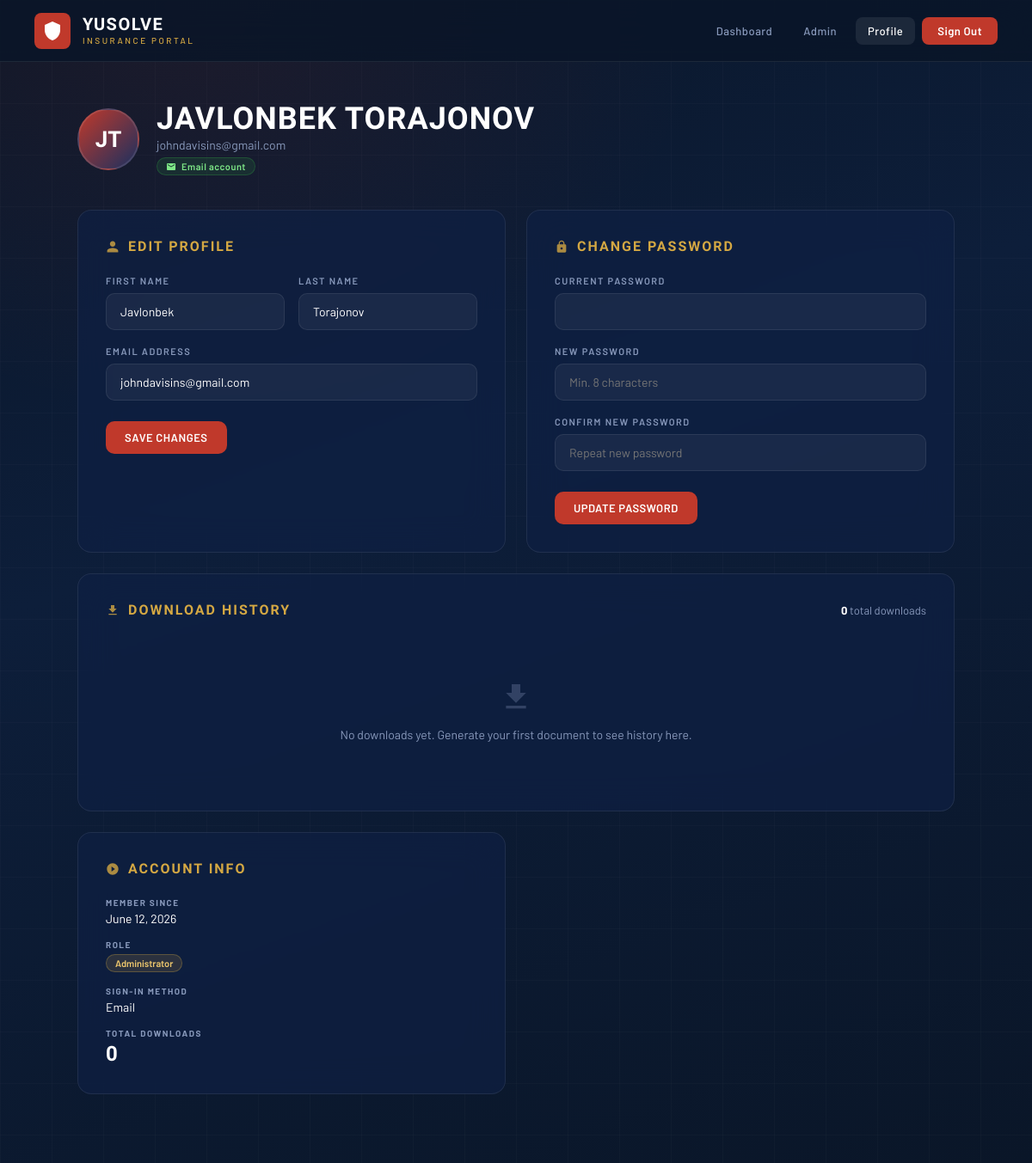
The page /profile (signed in) on the database as committed earlier.
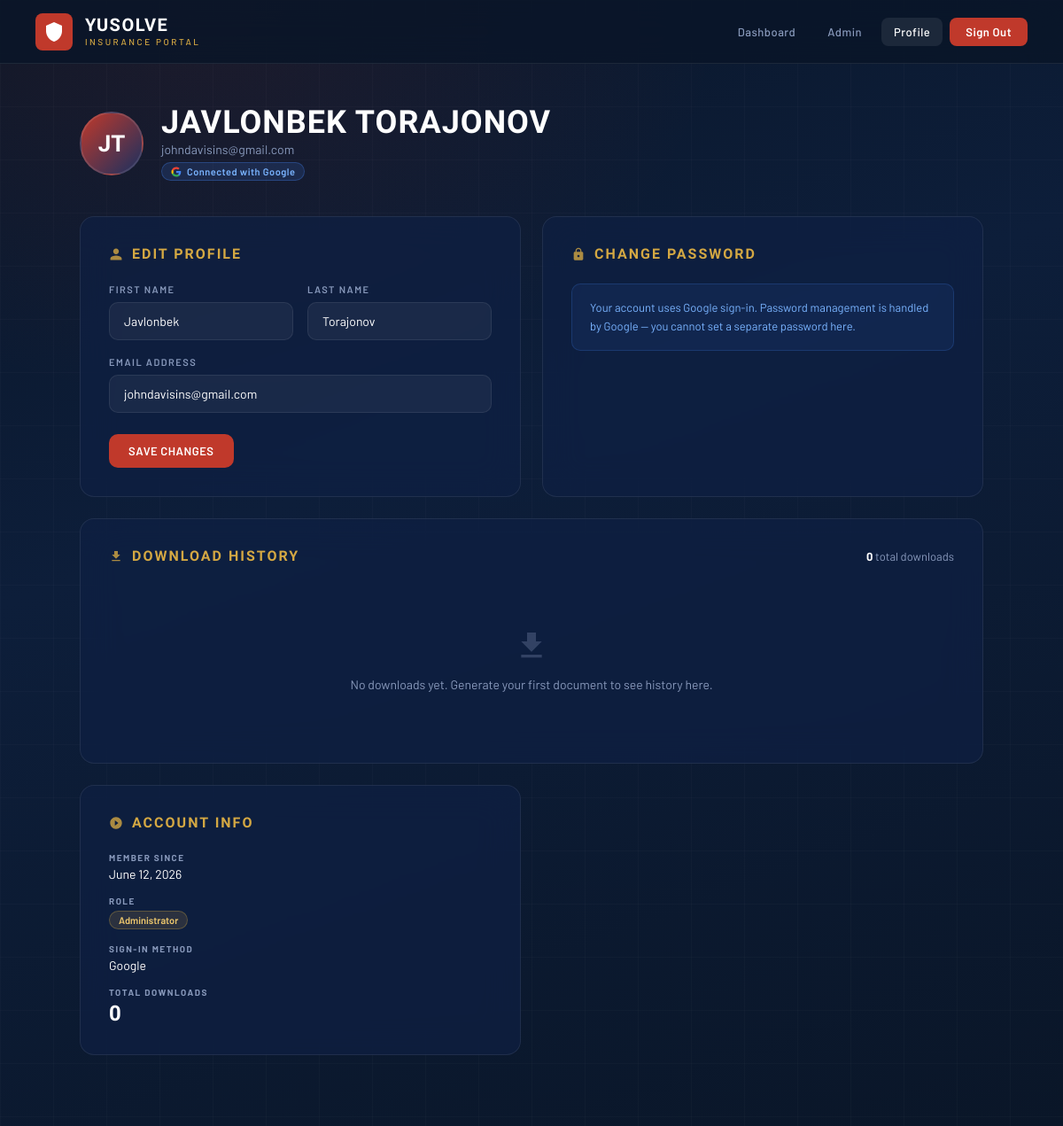
The same page on the database as committed later.
### tables this page shows
CREATE TABLE users (
            id            INTEGER PRIMARY KEY AUTOINCREMENT,
            first_name    TEXT NOT NULL DEFAULT '',
            last_name     TEXT NOT NULL DEFAULT '',
            email         TEXT UNIQUE NOT NULL,
            password_hash TEXT,
            role          TEXT NOT NULL DEFAULT 'user',
            auth_provider TEXT NOT NULL DEFAULT 'email',
            google_id     TEXT,
            created_at    TEXT NOT NULL
        );

### app.py (the view)
@app.route("/profile")
@login_required
def profile():
    downloads = get_user_downloads(current_user.id)
    return render_template("profile.html", downloads=downloads)

### auth.py (called while the page is built)
def _row(row):
    keys = ["id","first_name","last_name","email","password_hash","role","auth_provider","google_id","created_at"]
    return dict(zip(keys, row)) if row else None

def get_user_by_id(uid):
    con = sqlite3.connect(DB_PATH)
    row = con.execute("SELECT * FROM users WHERE id=?", (uid,)).fetchone()
    con.close(); return _row(row)

def get_user_downloads(user_id):
    con = sqlite3.connect(DB_PATH)
    rows = con.execute("SELECT id,driver_name,agency,filename,downloaded_at FROM download_history WHERE user_id=? ORDER BY downloaded_at DESC", (user_id,)).fetchall()
    con.close()
    return [{"id":r[0],"driver_name":r[1],"agency":r[2],"filename":r[3],"downloaded_at":r[4]} for r in rows]

@login_manager.user_loader
def load_user(uid):
    data = get_user_by_id(int(uid))
    return User(data) if data else None

    @property
    def is_admin(self): return self.role == "admin"

### templates/profile.html (shortened to what this page needs)
<!DOCTYPE html>
<html lang="en">
<head>
</head>
<body>
<div class="bg-layer"></div>
<div class="bg-grid"></div>
<header>
  <a href="{{ url_for('index') }}" class="header-brand">
    <div class="header-logo-mark">
      <svg viewBox="0 0 24 24"><path d="M12 1L3 5v6c0 5.5 3.8 10.7 9 12 5.2-1.3 9-6.5 9-12V5l-9-4z"/></svg>
    </div>
    <div>
      <span class="brand-name">Yusolve</span>
      <span class="brand-sub">Insurance Portal</span>
    </div>
  </a>
  <nav class="header-nav">
    <a href="{{ url_for('index') }}" class="nav-link">Dashboard</a>
    {% if current_user.is_admin %}
    <a href="{{ url_for('admin_panel') }}" class="nav-link">Admin</a>
    {% endif %}
    <a href="{{ url_for('profile') }}" class="nav-link active">Profile</a>
    <a href="{{ url_for('logout') }}" class="nav-btn">Sign Out</a>
  </nav>
</header>
<main>
  <div class="page-header">
    <div class="avatar">{{ current_user.first_name[0]|upper }}{{ current_user.last_name[0]|upper if current_user.last_name else '' }}</div>
    <div>
      <div class="page-title">{{ current_user.first_name }} {{ current_user.last_name }}</div>
      <div class="page-sub">{{ current_user.email }}</div>
      {% if current_user.auth_provider == 'google' %}
      <span class="provider-badge">
        Connected with Google
      </span>
      {% else %}
      <span class="provider-badge" style="background:rgba(46,160,67,.15);border-color:rgba(46,160,67,.3);color:#7ee787">
        <svg viewBox="0 0 24 24"><path d="M20 4H4c-1.1 0-2 .9-2 2v12c0 1.1.9 2 2 2h16c1.1 0 2-.9 2-2V6c0-1.1-.9-2-2-2zm0 4l-8 5-8-5V6l8 5 8-5v2z"/></svg>
        Email account
      </span>
      {% endif %}
    </div>
  </div>
  <div class="profile-grid">
    <div class="card">
      <div class="card-title">
        <svg viewBox="0 0 24 24"><path d="M12 12c2.7 0 4.8-2.1 4.8-4.8S14.7 2.4 12 2.4 7.2 4.5 7.2 7.2 9.3 12 12 12zm0 2.4c-3.2 0-9.6 1.6-9.6 4.8v2.4h19.2v-2.4c0-3.2-6.4-4.8-9.6-4.8z"/></svg>
        Edit Profile
      </div>
      <form method="POST" action="{{ url_for('profile_update') }}">
        <div class="form-row">
          <div class="form-group">
            <label>First Name</label>
            <input type="text" name="first_name" value="{{ current_user.first_name }}" required>
          </div>
          <div class="form-group">
            <label>Last Name</label>
            <input type="text" name="last_name" value="{{ current_user.last_name }}" required>
          </div>
        </div>
        <div class="form-group">
          <label>Email Address</label>
          <input type="email" name="email" value="{{ current_user.email }}" required>
        </div>
        <div class="form-actions">
          <button type="submit" class="btn btn-primary">Save Changes</button>
        </div>
      </form>
    </div>
    <div class="card">
      <div class="card-title">
        <svg viewBox="0 0 24 24"><path d="M18 8h-1V6c0-2.8-2.2-5-5-5S7 3.2 7 6v2H6c-1.1 0-2 .9-2 2v10c0 1.1.9 2 2 2h12c1.1 0 2-.9 2-2V10c0-1.1-.9-2-2-2zm-6 9c-1.1 0-2-.9-2-2s.9-2 2-2 2 .9 2 2-.9 2-2 2zm3.1-9H8.9V6c0-1.7 1.4-3.1 3.1-3.1 1.7 0 3.1 1.4 3.1 3.1v2z"/></svg>
        Change Password
      </div>
      {% if current_user.auth_provider == 'google' %}
      <div class="notice">
        Your account uses Google sign-in. Password management is handled by Google — you cannot set a separate password here.
      </div>
      {% else %}
      <form method="POST" action="{{ url_for('profile_change_password') }}">
        <div class="form-group">
          <label>Current Password</label>
          <input type="password" name="current_password" required autocomplete="current-password">
        </div>
        <div class="form-group">
          <label>New Password</label>
          <input type="password" name="new_password" required minlength="8" autocomplete="new-password" placeholder="Min. 8 characters">
        </div>
        <div class="form-group">
          <label>Confirm New Password</label>
          <input type="password" name="confirm_password" required autocomplete="new-password" placeholder="Repeat new password">
        </div>
        <div class="form-actions">
          <button type="submit" class="btn btn-primary">Update Password</button>
        </div>
      </form>
      {% endif %}
    </div>
    <div class="card full">
      <div class="history-header">
        <div class="card-title" style="margin-bottom:0">
          <svg viewBox="0 0 24 24"><path d="M19 9h-4V3H9v6H5l7 7 7-7zM5 18v2h14v-2H5z"/></svg>
          Download History
        </div>
        <div style="display:flex;align-items:center;gap:16px">
          <span style="font-size:13px;color:var(--text-muted)">
            <strong style="color:var(--white)">{{ downloads|length }}</strong> total downloads
          </span>
        </div>
      </div>
      {% if downloads %}
      <div class="table-wrap" style="margin-top:20px">
        <table>
          <thead>
            <tr>
              <th>#</th>
              <th>Driver Name</th>
              <th>Agency</th>
              <th>File</th>
              <th>Date & Time</th>
            </tr>
          </thead>
          <tbody>
            {% for dl in downloads %}
            <tr>
              <td style="color:var(--text-muted);font-size:12px">{{ loop.index }}</td>
              <td style="font-weight:600">{{ dl.driver_name }}</td>
              <td style="color:var(--text-muted)">{{ dl.agency or '—' }}</td>
              <td><span class="badge badge-pdf">{{ dl.filename }}</span></td>
              <td style="color:var(--text-muted);font-size:12px;white-space:nowrap">{{ dl.downloaded_at }}</td>
            </tr>
            {% endfor %}
          </tbody>
        </table>
      </div>
      {% else %}
      <div class="empty-state">
        <div>
          <svg viewBox="0 0 24 24"><path d="M19 9h-4V3H9v6H5l7 7 7-7zM5 18v2h14v-2H5z"/></svg>
        </div>
        <p>No downloads yet. Generate your first document to see history here.</p>
      </div>
      {% endif %}
    </div>
    <div class="card">
      <div class="card-title">
        <svg viewBox="0 0 24 24"><path d="M12 2C6.48 2 2 6.48 2 12s4.48 10 10 10 10-4.48 10-10S17.52 2 12 2zm-2 14.5v-9l6 4.5-6 4.5z"/></svg>
        Account Info
      </div>
      <div style="display:flex;flex-direction:column;gap:16px">
        <div>
          <div style="font-size:10px;font-weight:700;letter-spacing:1.5px;text-transform:uppercase;color:var(--text-muted);margin-bottom:4px">Member Since</div>
          <div style="font-size:14px;color:var(--white)">
            {% if current_user.created_at %}
              {{ current_user.created_at.strftime('%B %d, %Y') }}
            {% else %}—{% endif %}
          </div>
        </div>
        <div>
          <div style="font-size:10px;font-weight:700;letter-spacing:1.5px;text-transform:uppercase;color:var(--text-muted);margin-bottom:4px">Role</div>
          <div>
            {% if current_user.is_admin %}
            <span class="badge" style="background:rgba(212,168,67,.15);border:1px solid rgba(212,168,67,.3);color:var(--gold-light)">Administrator</span>
            {% else %}
            <span class="badge" style="background:rgba(255,255,255,.06);border:1px solid var(--border);color:var(--text-muted)">User</span>
            {% endif %}
          </div>
        </div>
        <div>
          <div style="font-size:10px;font-weight:700;letter-spacing:1.5px;text-transform:uppercase;color:var(--text-muted);margin-bottom:4px">Sign-In Method</div>
          <div style="font-size:14px;color:var(--white);text-transform:capitalize">{{ current_user.auth_provider }}</div>
        </div>
        <div>
          <div style="font-size:10px;font-weight:700;letter-spacing:1.5px;text-transform:uppercase;color:var(--text-muted);margin-bottom:4px">Total Downloads</div>
          <div style="font-size:24px;font-family:'Barlow Condensed',sans-serif;font-weight:800;color:var(--white)">{{ downloads|length }}</div>
        </div>
      </div>
    </div>
  </div>
</main>
</body>
</html>

Rows that differ between the two databases and show on the page:
changed users "JAVLONBEK": auth_provider "Email" → "Google"
Other text that changed with them:
text no longer shown: "Email account CURRENT PASSWORD NEW PASSWORD CONFIRM NEW PASSWORD UPDATE PASSWORD"
text now shown: "Connected with Google Your account uses Google sign-in. Password management is handled by Google — you cannot set a separate password here."
